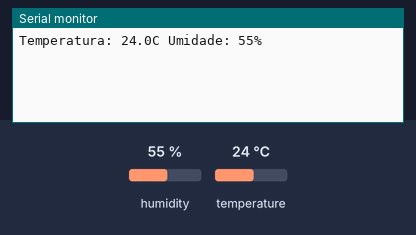
The sketch below on a simulated Raspberry Pi Pico. Parts: the last lines printed to the serial monitor. Wiring (inferred from the names in the program): AHT10/20 sensor at I2C address 0x38. The inputs (shaded band) are chosen by the test bench; at power-on: humidity 55 %, temperature 24 °C.

Above: at 6.2 s.
6.3 s: humidity set to 22 %
At 7.6 s:
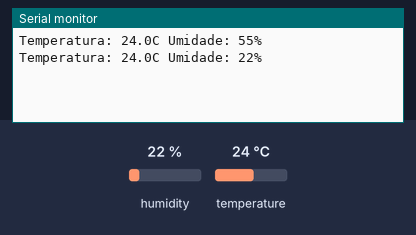
8.8 s: temperature set to 12 °C
At 9.7 s:
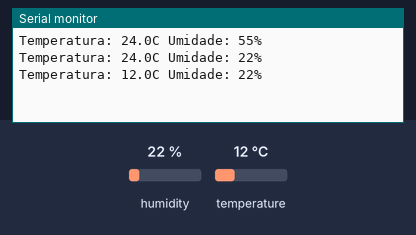
11.3 s: humidity set to 40 %
At 11.8 s:
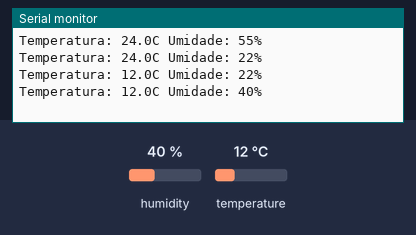
Timing chart, 0 to 14.3 s (numbered marks = the images above; inputs shaded):
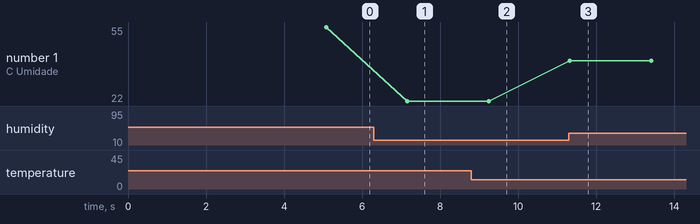

The sketch:

aht10_arduino.ino
```cpp
// Exemplo com Sensor de Temperatura AHT10

#include <Wire.h>

// Endereco I2C do AHT10
#define ADDR      0x38

// Comandos AHT10
uint8_t cmdInit[] = { 0xE1, 0x08, 0x00 };
uint8_t cmdConv[] = { 0xAC, 0x33, 0x00 };

// Iniciacao
void setup() {
  Serial.begin (115200);
  Wire.setSDA(16);
  Wire.setSCL(17);
  Wire.begin();

  delay(5000);

  // Verifica se precisa calibrar
  uint8_t status = getStatus();
  if ((status & 0x08) == 0) {
    Serial.println ("Calibrando");
    Wire.beginTransmission(ADDR);
    Wire.write(cmdInit, sizeof(cmdInit));
    Wire.endTransmission();
    delay(10);
  }
}

// Loop principal: le temperatura e umidade
void loop() {
  // Dispara conversao
  Wire.beginTransmission(ADDR);
  Wire.write(cmdConv, sizeof(cmdConv));
  Wire.endTransmission();

  // Espera conversao
  delay(80);

  // Pega resultado e mostra
  uint16_t r[6];
  float temp, humid;
  Wire.requestFrom(ADDR, 6);
  for (int i = 0; i < 6; i++) {
    r[i] = Wire.read();
  }
  humid = (r[1] << 12) + (r[2] << 4) + (r[3] >> 4);
  humid = (humid / 0x100000) * 100.0;
  temp = ((r[3] & 0x0F) << 16) + (r[4] << 8) + r[5];
  temp = (temp / 0x100000) * 200.0 - 50.0;
  Serial.print("Temperatura: ");
  Serial.print(temp, 1);
  Serial.print("C Umidade: ");
  Serial.print(humid, 0);
  Serial.println("\%");
  delay (2000);
}

// Le status
int8_t getStatus ()
{
  Wire.requestFrom(ADDR, 1);
  return Wire.read();
} 
```

Measured:
- after the input at 6.3 s, the serial monitor: prints a new line after 0.86 s (image 1)
- after the input at 8.8 s, the serial monitor: prints a new line after 0.44 s (image 2)
- after the input at 11.3 s, the serial monitor: prints a new line at once (image 3)
- plotted number 1: 55 → 22 after the input at 6.3 s, 22 → 40 after the input at 11.3 s
